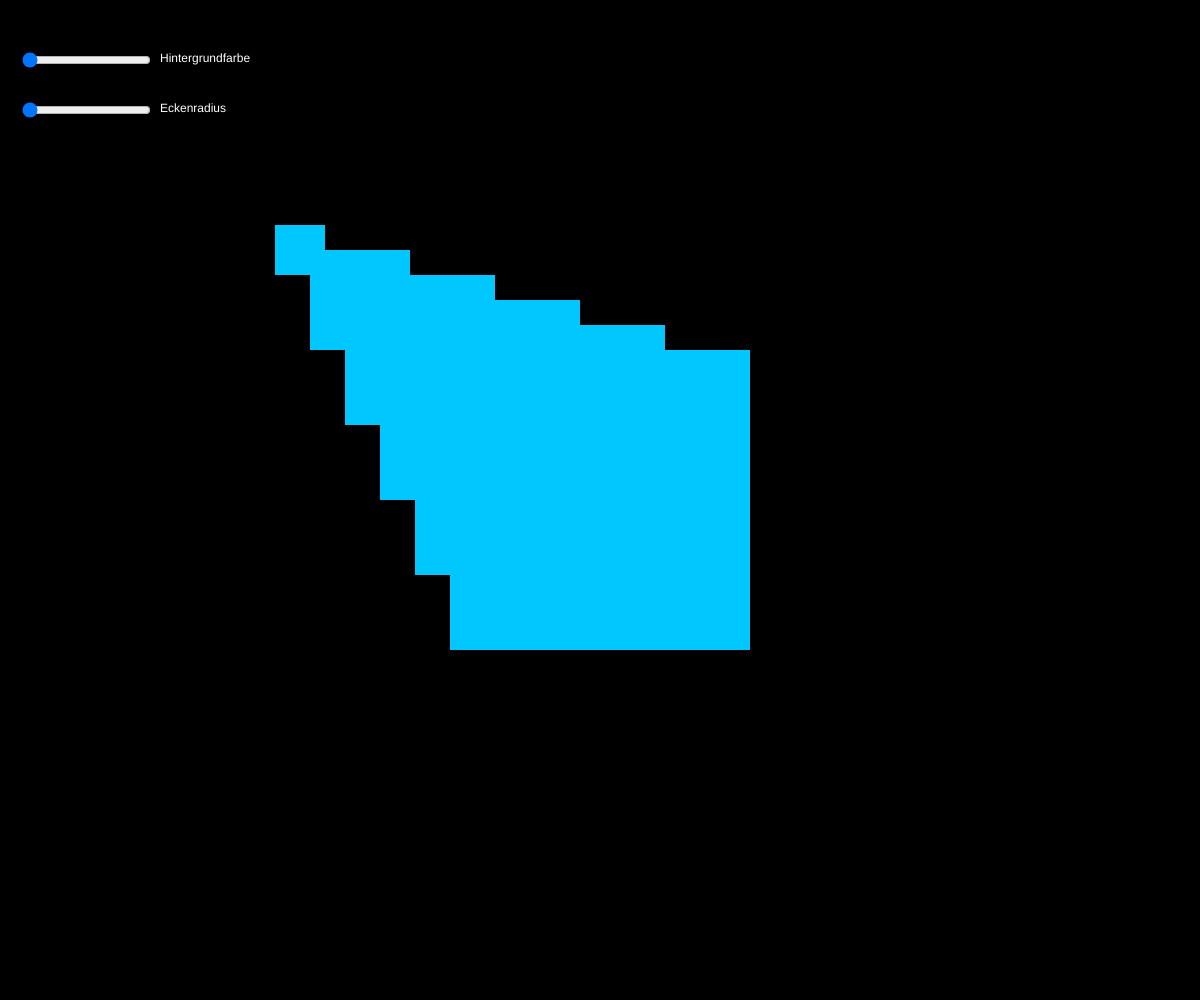
Frame 1 (no input)
Frame 60 (no input): identical to frame 1, image omitted
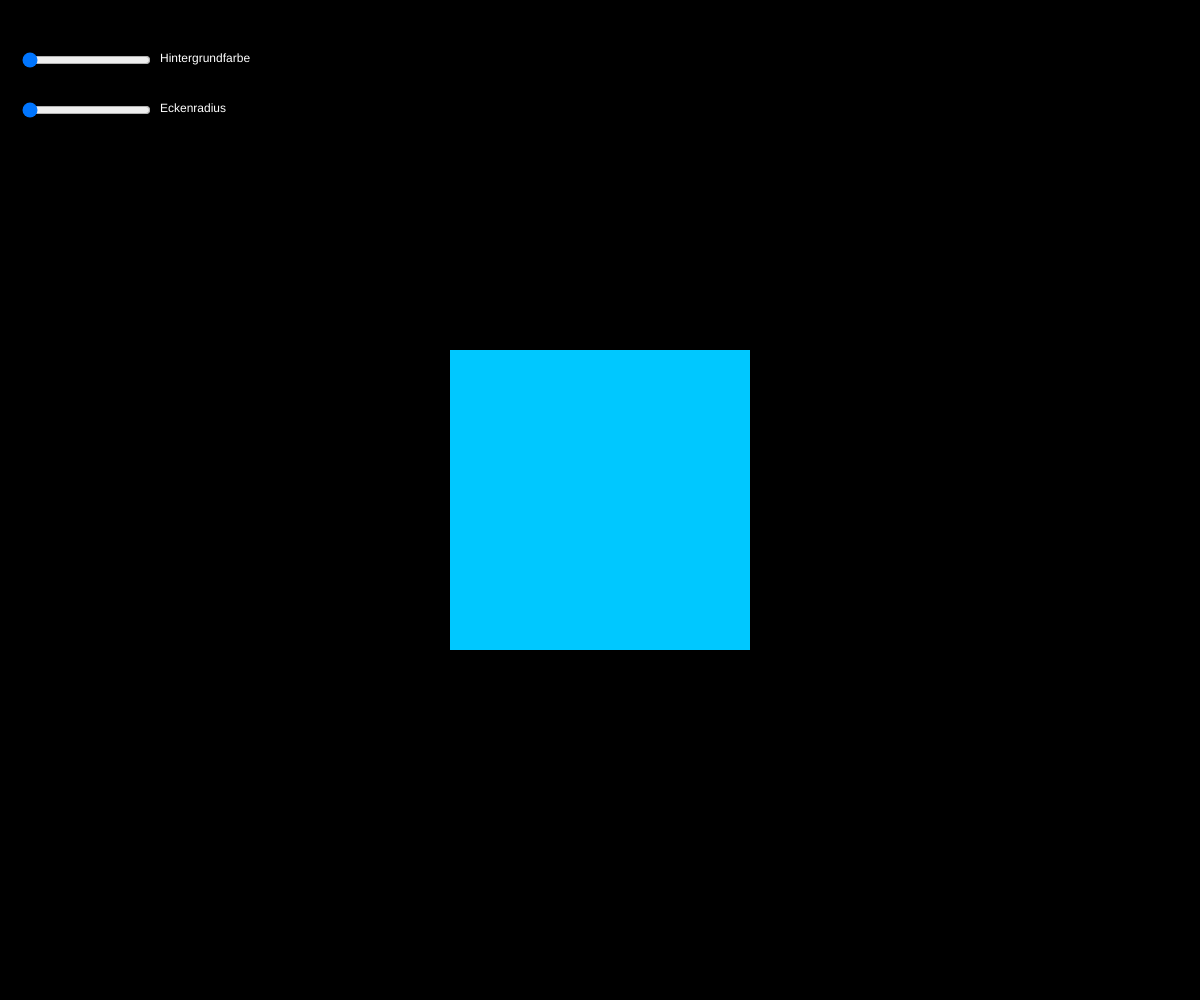
Frame 120 (the mouse pressed at the canvas centre since frame 60)

The p5.js sketch that drew these frames (run headless with seeded random() and noise() and a simulated clock; from frame 60 on, the mouse is pressed at the canvas centre):

// p5.js sketch
// ── sketch.js
//Slider für Hintergrundfarbe
let sliderFarbe;

//Slider für Eckenradius
let sliderEcken;


function setup() {
  createCanvas(windowWidth, windowHeight);
  rectMode(CENTER);
  noStroke();

  //Slider mit Bereich und Startwert
  sliderFarbe = createSlider(0, 100, 0);
  sliderFarbe.position(20, 50);

  sliderEcken = createSlider(0, 15, 0);
  sliderEcken.position(20, 100);

}

function draw() {

  //Aktuelle Werte der Slider lesen
  let farbe = sliderFarbe.value();
  let radius = sliderEcken.value();

  //Hintergrundfarbe von Schwarz zu Weiss mappen
  let grau = map(farbe, 0, 100, 0, 255);
  background(grau);

  //Abstand der Maus zur Mitte
  let abstandX = (mouseX - width / 2) / 10;
  let abstandY = (mouseY - height / 2) / 10;

  //Farben der Formen definieren
  let blau = color(0, 200, 255);
  let pink = color(230, 0, 130);

  for (let i = 0; i < 6; i++) {

    let faktor = 6 - i;
    if (i % 2 == 0) {
      fill(blau);
    } else {
      fill(pink);
    }

    fill(blau);
    rect(width / 2 + abstandX * i, height / 2 + abstandY * i, faktor * 50, faktor * 50, radius);



  }

  /*let xPos = width / 2 + abstandX * i;
  let yPos = height / 2 + abstandY * i;
  let size = 300 - i * 50;

  rect(xPos, yPos, size, size, radius);

  //Formen in wechselnder Farbe gelistet
 /* fill(blau);
  rect(width / 2, height / 2, 300, 300, radius);

  fill(pink);
  rect(width / 2 + abstandX * 1, height / 2 + abstandY * 1, 250, 250, radius);

  fill(blau);
  rect(width / 2 + abstandX * 2, height / 2 + abstandY * 2, 200, 200, radius);

  fill(pink);
  rect(width / 2 + abstandX * 3, height / 2 + abstandY * 3, 150, 150, radius);

  fill(blau);
  rect(width / 2 + abstandX * 4, height / 2 + abstandY * 4, 100, 100, radius);

  fill(pink);
  rect(width / 2 + abstandX * 5, height / 2 + abstandY * 5, 50, 50, radius);
*/

  //Beschriftungen der Slider
  if (grau < 128) {
    fill(255); // heller Text auf dunklem Hintergrund
  } else {
    fill(0);   // dunkler Text auf hellem Hintergrund
  }

  textSize(12);
  text('Hintergrundfarbe', 160, 62);
  text('Eckenradius', 160, 112);


}
//Canvas an die Fenstergrösse anpassen
function windowResized() {
  resizeCanvas(windowWidth, windowHeight);
}
